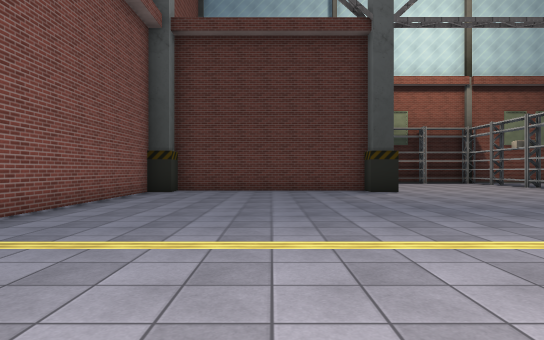
view 1 (above)

17 first-person views from a walk through a 3-D level made in the Unity game engine. The camera is 1.3 m above the floor, looks level and sees 75° across. The floor is counted in squares, 2 m on a side. Each view is taken from the middle of a square. On the plan, view 1 faces up. The plan holds only what a view shows up to about 10 squares ahead; the rest is blank. The place goes on beyond the plan. Some surface patterns are stand-ins.

view 2
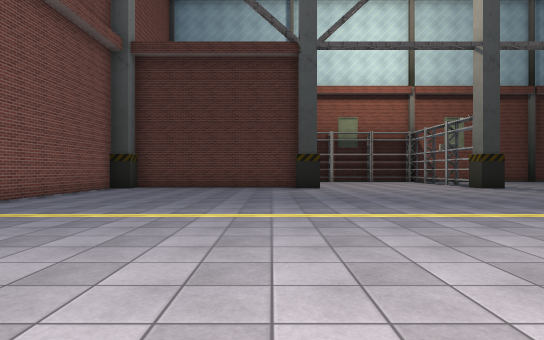

view 3
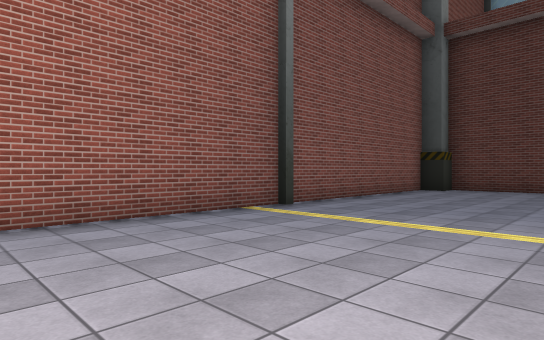

view 4
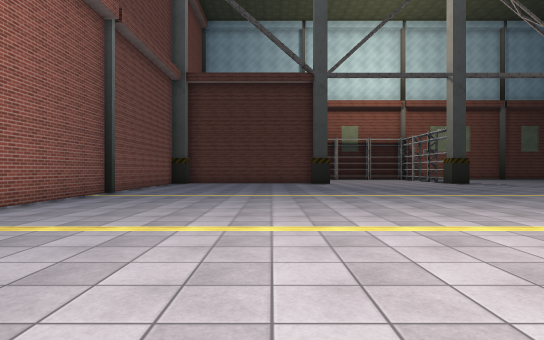

view 5
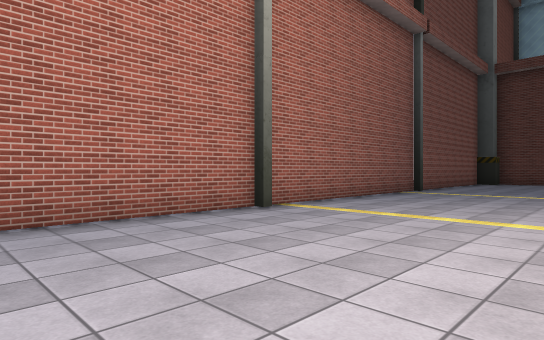

view 6
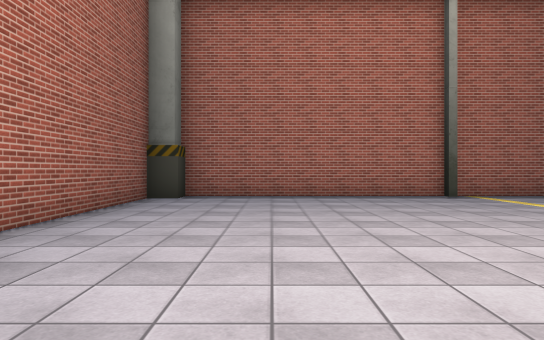

view 7
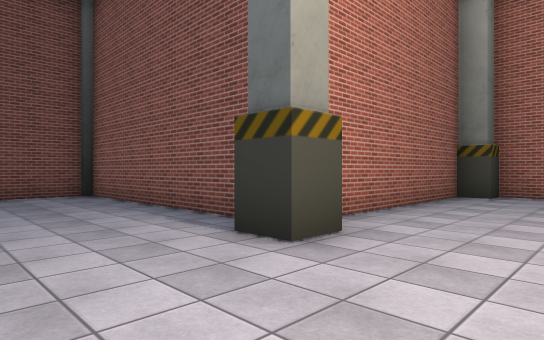

view 8
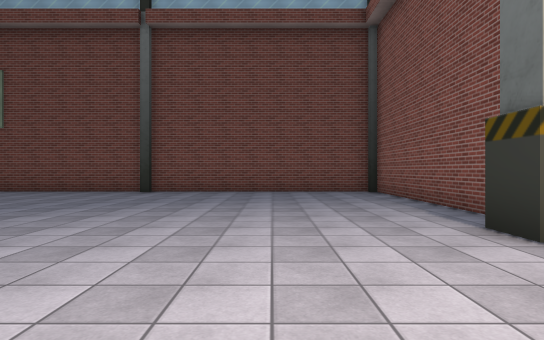

view 9
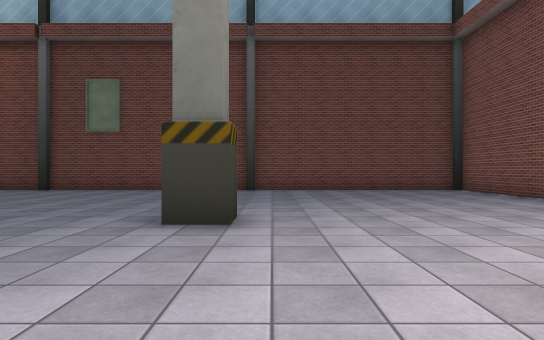

view 10
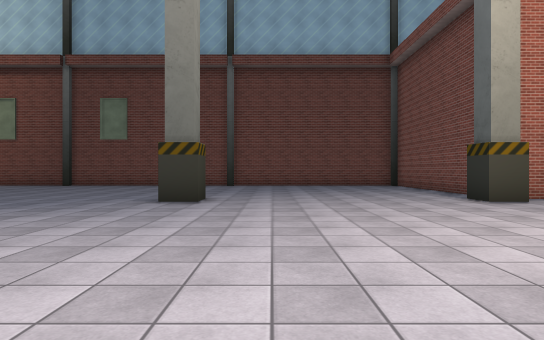

view 11
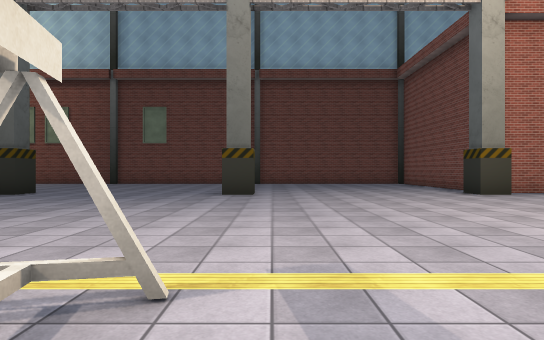

view 12
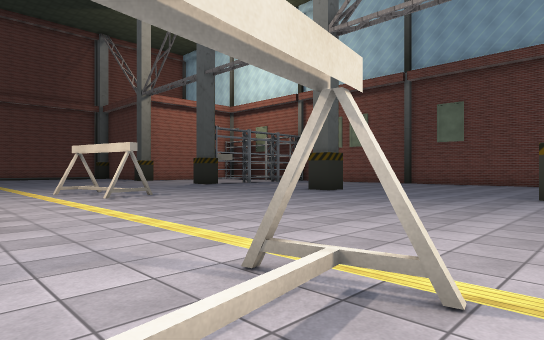

view 13
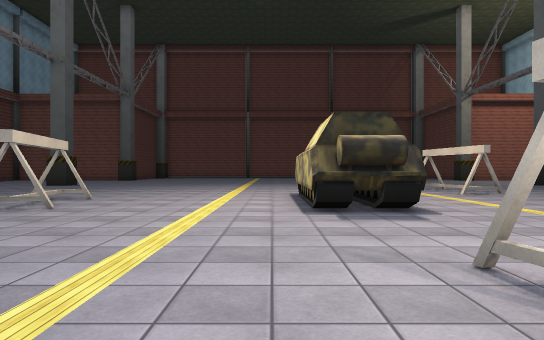

view 14
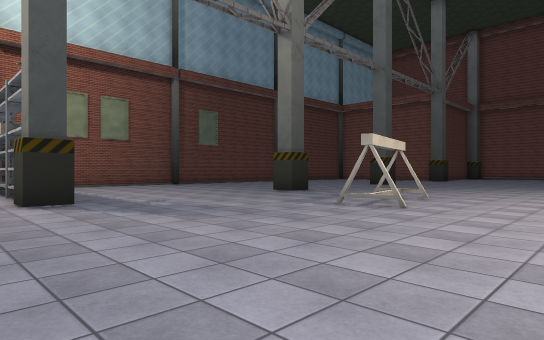

view 15
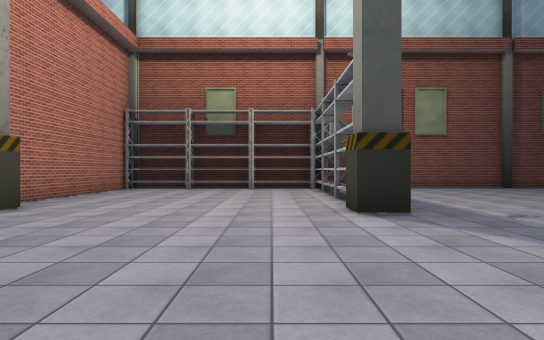

view 16
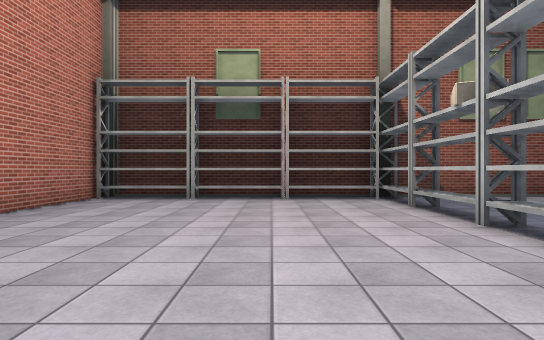

view 17
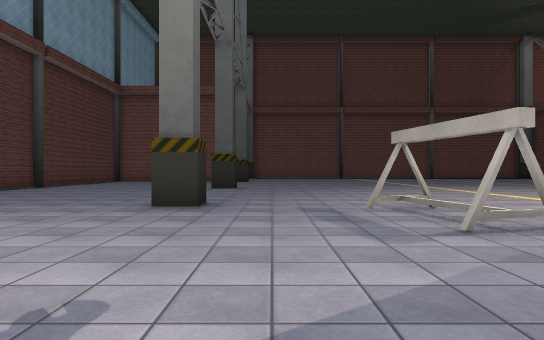

### Floor plan
Points are (right, up) in squares from view 1. A wall is a line through its corners. A room is listed if a view was taken in it or the views show most of it. See-through windows are left out.
Room 1 (views 1, 2, 3, 4, 5, 6, 7, 8, 9, 10, 11, 12, 13, 14, 15, 16, 17)
walls: (13.2, 0) (13.2, 1); (13.4, 0.3) (14, 0.3); (13.4, -0.5) (13.4, 1.4) (17.6, 1.4); (10.1, 10.3) (9.3, 10.3) (9.3, 11.1); (2.8, -9.1) (3.6, -9.1) (3.6, -10); (17, 10.3) (16.2, 10.3) (16.2, 11.1); (3.6, 11.1) (3.6, 10.6); (2.9, -10.8) (2.9, -16.4) (4.9, -16.4); (-0.5, 11) (-1.2, 11); (-3.6, 10) (-3.6, -9.1) (-3, -9.1) (-3, -9.8) (2.4, -9.8); (9.6, 17.6) (3.3, 17.6); (13.6, 17.6) (9.9, 17.6); (2.9, 17.1) (2.9, 12)
objects: other object (4, 17) to (5, 17); other object (6, 17); other object (7, 17) to (9, 17); other object (10, 0) to (10, 1); other object (10, 12) to (10, 13); other object (10, 14) to (10, 15); other object (10, 16) to (10, 17); other object (14, 6) to (14, 7); other object (16, 7); other object (17, -4) to (17, -3); other object (20, -3)

Positions as (right, up) in squares from view 1, and headings:
1: (0, 0), facing up
2: (2, -2), facing up
3: (1, -1), facing up-left
4: (1, -6), facing up
5: (1, -7), facing up-left
6: (5, -7), facing left
7: (6, -7), facing down-left
8: (6, -6), facing down
9: (9, -5), facing down
10: (8, -2), facing down
11: (9, 0), facing down
12: (9, 0), facing down-right
13: (8, 2), facing right
14: (8, 3), facing up-right
15: (8, 5), facing up
16: (7, 9), facing up
17: (10, 9), facing right
